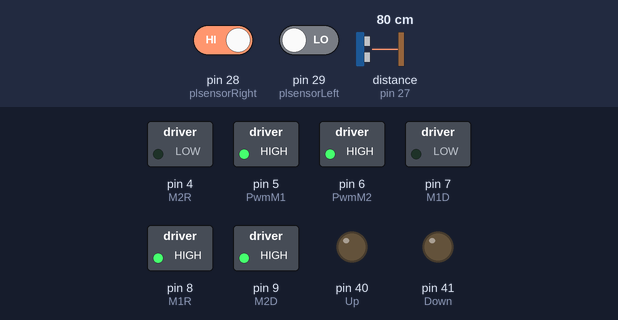
Recording of a sketch running on a simulated Arduino Mega 2560, built with avr-gcc and run on an emulated ATmega2560. Parts: switched loads named in the sketch (green lamp = pin HIGH), output pins drawn as LEDs (lit = HIGH). The inputs (shaded band) are chosen by the test bench; at power-on: distance to the obstacle (sensor on pin 27) 80 cm, pin 28 (plsensorRight) HIGH, pin 29 (plsensorLeft) LOW. The echo pulse lasts 58.3 µs per cm; pins used as bus, display or sensor lines are not drawn.

Above: at 1.2 s.
1.3 s: distance to the obstacle (sensor on pin 27) set to 34 cm
2.8 s: distance to the obstacle (sensor on pin 27) set to 27 cm
At 3.5 s:
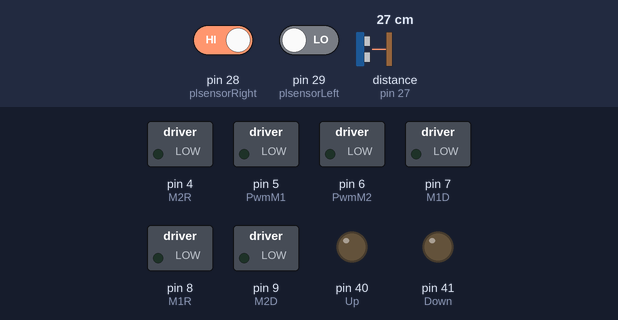
4.3 s: distance to the obstacle (sensor on pin 27) set to 35 cm
At 4.7 s:
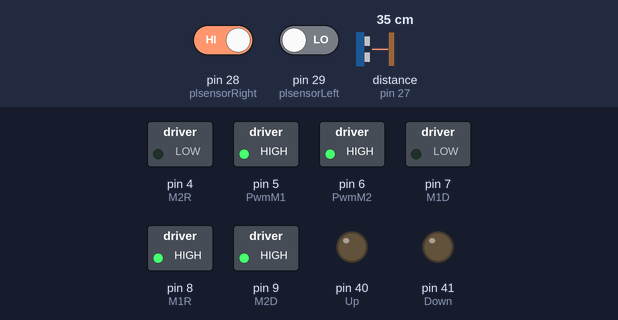
5.8 s: pin 28 (plsensorRight) driven LOW
At 6.8 s:
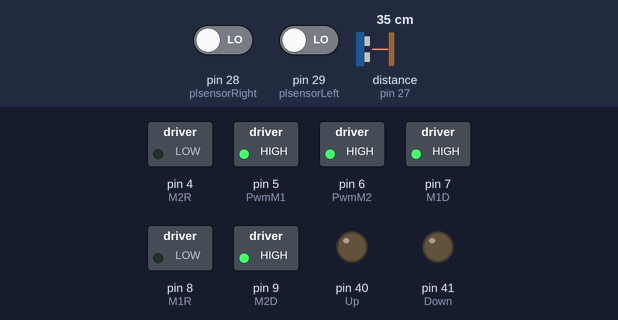
7.3 s: pin 29 (plsensorLeft) driven HIGH
At 8.0 s:
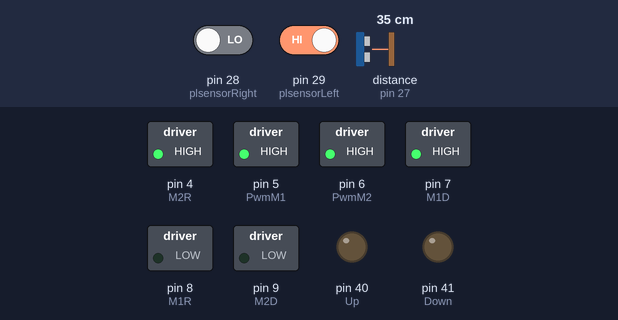
8.8 s: pin 28 (plsensorRight) driven HIGH
At 9.1 s:
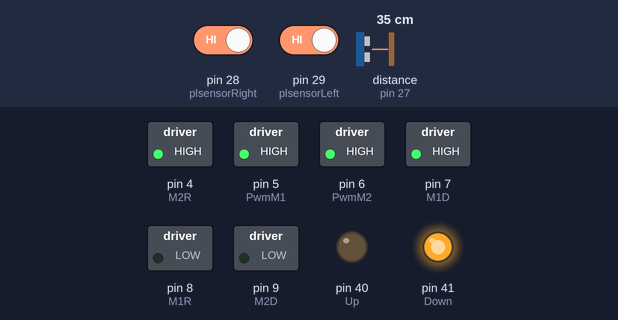
Timing chart, 0 to 20.3 s (numbered marks = the images above; inputs shaded):
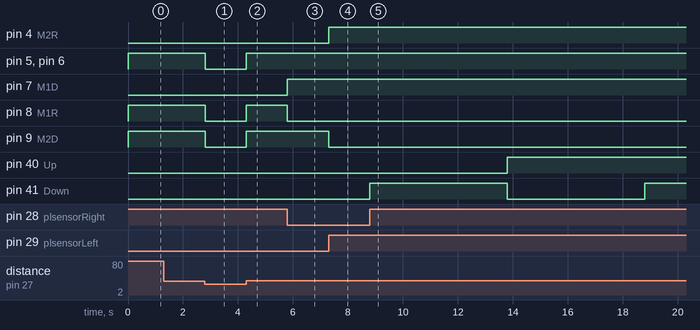

Measured:
- the behaviour switches between 31 and 30 cm on distance to the obstacle (sensor on pin 27) (found by bisection; images 0 and 1)
- after the input at 1.3 s, every drawn part: stays the same
- after the input at 2.8 s, pin 5 (PwmM1), pin 6 (PwmM2), pin 8 (M1R), pin 9 (M2D): HIGH → LOW at once
- after the input at 4.3 s, pin 5 (PwmM1), pin 6 (PwmM2), pin 8 (M1R), pin 9 (M2D): LOW → HIGH at once
- after the input at 5.8 s, pin 7 (M1D): LOW → HIGH at once; pin 8 (M1R): HIGH → LOW at once
- after the input at 7.3 s, pin 4 (M2R): LOW → HIGH at once; pin 9 (M2D): HIGH → LOW at once
- after the input at 8.8 s, pin 40 (Up): LOW → HIGH after 5.0 s; pin 41 (Down): LOW → HIGH at once, → LOW 5.0 s later, → HIGH 5.0 s later

The sketch:

main.ino
```cpp
#include <NewPing.h>

// Definição do sentido de rotação dos motores
#define D 2
#define R 3


// Definição dos pinos dos motores
#define M1D 7
#define M1R 8
#define M2D 9
#define M2R 4
#define PwmM1 5
#define PwmM2 6


// Definicao dos pinos do motor da plataforma
#define Up 40
#define Down 41

//Definição dos pinos dos sensores de linha
const int plsensorRight = 28;
const int plsensorLeft = 29; //Definir o pino
bool sensorRight = 0;
bool sensorLeft = 0;

  //Definição dos pinos dos sensores de cor
  // Left
const int sensorLeftS0 = 30;
const int sensorLeftS1 = 31;
const int sensorLeftS2 = 32;
const int sensorLeftS3 = 33;
const int sensorLeftOUT = 34;

// Right
const int sensorRightS0 = 35;
const int sensorRightS1 = 36;
const int sensorRightS2 = 37;
const int sensorRightS3 = 38;
const int sensorRightOUT = 39;


// Variaveis que armazenam o valor das cores
// Left
int corVermelhoLeft = 0;
int corVerdeLeft = 0;
int corAzulLeft = 0;

// Right
int corVermelhoRight = 0;
int corVerdeRight = 0;
int corAzulRight = 0;


// Sensor de distancia
// Definição dos pinos
#define ptDianteiro 26
#define peDianteiro 27

#define ptDianteiroEsquedo 30
#define peDianteiroEsquedo 31

#define ptDianteiroDireito 28
#define peDianteiroDireito 29

#define ptLateralDireito 24
#define peLateralDireito 45

#define ptLateralEsquerdo 32
#define peLateralEsquerdo 33

#define ptsonarTraseiro 22
#define pesonarTraseiro 23


// Definição da distancia maxima lida pelo sensor
#define maxDistance 200


// Definição das variaveis para o tempo de subida da plataforma
bool isUp = false;
char direction = 'f';
long time = 0;


// Definição da variavel de estado da manobra
bool maneuver = false;

bool isSpin = false;


// Inicialização do sonar para o sensor de distancia
NewPing sonarDianteiro(ptDianteiro, peDianteiro, maxDistance);
NewPing sonarDianteiroEsquedo(ptDianteiroEsquedo, peDianteiroEsquedo, maxDistance);
NewPing sonarDianteiroDireito(ptDianteiroDireito, peDianteiroDireito, maxDistance);
NewPing sonarLateralDireito(ptLateralDireito, peLateralDireito, maxDistance);
NewPing sonarLateralEsquerdo(ptLateralEsquerdo, peLateralEsquerdo, maxDistance);
NewPing sonarTraseiro(ptsonarTraseiro, pesonarTraseiro, maxDistance);


void setup() {
  Serial.begin(9600);
  setupEngine();
  setupSensors();
  pinMode(plsensorRight, INPUT);
  pinMode(plsensorLeft, INPUT);
}

void loop() {
  checkObstacle();
}

void checkColor() {
  // corVermelhoLeft = leitorVermelho(sensorLeftS2, sensorLeftS3, sensorLeftOUT);
  // corVermelhoRight = leitorVermelho(sensorRightS2, sensorRightS3, sensorRightOUT);

  // corVerdeLeft = leitorVerde(sensorLeftS2, sensorLeftS3, sensorLeftOUT);
  // corVerdeRight = leitorVerde(sensorRightS2, sensorRightS3, sensorRightOUT);

  // corAzulLeft = leitorAzul(sensorLeftS2, sensorLeftS3, sensorLeftOUT);
  // corAzulRight = leitorAzul(sensorRightS2, sensorRightS3, sensorRightOUT);

  // if (!maneuver) {
  //   engineON(2, 2);
  // }

  // if (corVermelhoLeft < 185 && corVerdeLeft < 185 && corAzulLeft < 145) {  // Se detectar o lado preto na esquerda e o lado branco na direita

  //   engineON(3, 2);
  // }

  // if (corVermelhoRight < 185 && corVerdeRight < 185 && corAzulRight < 145) {  // Se detectar o lado branco na esquerda e o lado preto na direita
  //   engineON(2, 3);
  // }

  // if ((corVerdeLeft > corAzulLeft && corAzulLeft > corVermelhoLeft && corVermelhoLeft < 60) && (corVerdeRight > corAzulRight && corAzulRight > corVermelhoRight && corVermelhoRight < 60)) {  // Se detectar o vermelho nos dois sensores
  //   engineOFF();
  //   maneuver = true;
  //   platform();
  // }

  // if (maneuver) {
  //   if (corVermelhoRight < 185 && corVerdeRight < 185 && corAzulRight < 145) {
  //     maneuver = false;
  //   }
  //   engineON(3, 2);
  // }
}

// bool checkSides(){
//   returun false;
// }


void checkObstacle() {
  // Serial.println((String)"Dianteiro: "+sonarDianteiro.ping_cm());
  // Serial.println((String)"Dianteiro ESQ: "+sonarDianteiroEsquedo.ping_cm());
  // Serial.println((String)"Dianteiro DIR = "+sonarDianteiroDireito.ping_cm());
  // Serial.println((String)"Lateral DIR= "+sonarLateralDireito.ping_cm());
  // Serial.println((String)"Lateral ESQ = "+sonarLateralEsquerdo.ping_cm());
  // Serial.println((String)"Traseiro = "+sonarTraseiro.ping_cm());
  // delay(100);
  // Serial.println(">>>>>");
  // Serial.println((String) "Dianteiro: " + sonarDianteiro.ping_cm());
  if (sonarDianteiro.ping_cm() <= 30 && sonarDianteiro.ping_cm() >= 1) {
    engineOFF();
  }
  //else if (checkSides()){
  //  engineOFF(); //ajustar direcao
  //}
  else {
    // checkColor();
    //Armazena o valor lido pelos sensores
    sensorRight = digitalRead(plsensorRight);
    sensorLeft = digitalRead(plsensorLeft);

    if (direction == 'f') {
      if(isSpin)
      {
        engineON(2, 3);
        if ((sensorRight == 0) && (sensorLeft == 1))
        {
          isSpin = false;
        }
      }
      if ((sensorRight == 0) && (sensorLeft == 0)) {  // Se detectar na extremidade das faixas duas cores brancas
         engineON(2, 2);
      }
      if ((sensorRight == 1) && (sensorLeft == 0)) {  // Se detectar um lado preto e o outro branco
         engineON(3, 2);
      }
      if ((sensorRight == 0) && (sensorLeft == 1)) {  // Se detectar um lado branco e o outro preto
        engineON(2, 3);
      }
      if((sensorRight == 1) && (sensorLeft == 1)){ //Se os dois lados forem preto
        platform();
      }
    }
    else if (direction == 'b') {
      if ((sensorRight == 0) && (sensorLeft == 0)) {  // Se detectar na extremidade das faixas duas cores brancas
         engineON(2, 2);
      }
      if ((sensorRight == 1) && (sensorLeft == 0)) {  // Se detectar um lado preto e o outro branco
         engineON(2, 3);
      }
      if ((sensorRight == 0) && (sensorLeft == 1)) {  // Se detectar um lado branco e o outro preto
        engineON(3, 2);
      }
      if((sensorRight == 1) && (sensorLeft == 1)){ //Se os dois lados forem preto
        platform();
      }

    }
 }
}
void platform() {
  if (direction == 'f') {
    if (!isUp) {
      time = millis() + 5000;
      isUp = true;
    }
    if (time > millis()) {
      digitalWrite(Down, HIGH);
      digitalWrite(Up, LOW);
    } else {
      isUp = false;
      direction = 'b';
      isSpin = true;
    }

  } else if (direction == 'b') {
    if (!isUp) {
      time = millis() + 5000;
      isUp = true;
    }
    if (time > millis()) {
      digitalWrite(Up, HIGH);
      digitalWrite(Down, LOW);
    } else {
      digitalWrite(Down, HIGH);
    }
  }
}
```

engines.ino
```cpp
void setupEngine(){  // Faz as configuração para a utilização das funções no Sketch
  pinMode(M1D, OUTPUT);
  pinMode(M1R, OUTPUT);
  pinMode(M2D, OUTPUT);
  pinMode(M2R, OUTPUT);
  pinMode(PwmM1, OUTPUT);
  pinMode(PwmM2, OUTPUT);
  pinMode(Up, OUTPUT);
  pinMode(Down, OUTPUT);


  digitalWrite(M1D, LOW);
  digitalWrite(M1R, LOW);
  digitalWrite(M2D, LOW);
  digitalWrite(M2R, LOW);
}

void startEngine(uint8_t motor, uint8_t pwm){
  int i = pwm*.3;
  while (i <= pwm) {
    analogWrite(motor, i);
    delay(200);
    Serial.println(i);
    i = i + pwm*.2;
  }
}

void engineOFF(){
  digitalWrite(M1D, LOW);
  digitalWrite(M1R, LOW);
  digitalWrite(M2D, LOW);
  digitalWrite(M2R, LOW);

  analogWrite(PwmM1, 0);
  analogWrite(PwmM2, 0);
}

void engineON(uint8_t directM1, uint8_t directM2) {
  int pwm = 255;
  if(directM1 == 2) { // 2 = mover para frente
    digitalWrite(M1D, HIGH);
    analogWrite(PwmM1, pwm);
    // startEngine(PwmM1, pwm);
  } else {
    digitalWrite(M1D, LOW);
  }

  if(directM1 == 3) { // 3 = mover para frente
    digitalWrite(M1R, HIGH);
    analogWrite(PwmM1, pwm);
    // startEngine(PwmM1, pwm);
  } else{
    digitalWrite(M1R, LOW);
  }
  // ---------------------------------------
  if(directM2 == 2) { // 2 = mover para frente
    digitalWrite(M2D, HIGH);
    analogWrite(PwmM2, pwm);
    // startEngine(PwmM2, pwm);
  } else {
    digitalWrite(M2D, LOW);
  }

  if(directM2 == 3) { // 3 = mover para frente
    digitalWrite(M2R, HIGH);
    analogWrite(PwmM2, pwm);
    // startEngine(PwmM2, pwm);
  } else {
    digitalWrite(M2R, LOW);
  }
}

void testEngines() {
  // // Move para frente
  // MoveFront();
  // delay(1500);
  // engineOFF();

  // delay(2000);

  // // Move para tras
  // MoveBack();
  // delay(1500);
  // engineOFF();

  // delay(2000);

  // // Move para o lado direito
  // engineON(2, 3);
  // delay(1500);
  // engineOFF();

  // delay(2000);

  // // Move para o lado esquerdo
  // engineON(3, 2);
  // delay(1500);
  // engineOFF();

  // delay(2000);

  // digitalWrite(Up, LOW);
  // delay(3000);
  // digitalWrite(Up, HIGH);
  // digitalWrite(Down, LOW);
  // delay(3000);
  // digitalWrite(Down, HIGH);
}
```

sensors.ino
```cpp
void setupSensors(){
  pinMode(sensorLeftS0, OUTPUT); // Pino S0 configurado como saida
  pinMode(sensorLeftS1, OUTPUT); // Pino S1 configurado como saida
  pinMode(sensorLeftS2, OUTPUT); // Pino S2 configurado como saida
  pinMode(sensorLeftS3, OUTPUT); // Pino S3 configurado como saida
  pinMode(sensorLeftOUT, INPUT); // Pino OUT configurado como entrada

  pinMode(sensorRightS0, OUTPUT); // Pino S0 configurado como saida
  pinMode(sensorRightS1, OUTPUT); // Pino S1 configurado como saida
  pinMode(sensorRightS2, OUTPUT); // Pino S2 configurado como saida
  pinMode(sensorRightS3, OUTPUT); // Pino S3 configurado como saida
  pinMode(sensorRightOUT, INPUT); // Pino OUT configurado como entrada

  // CONFIGURA ESCALA DE LEITURA PARA 20%
  digitalWrite(sensorLeftS0,HIGH); // Inicia o codigo com o pino S0 em nivel alto
  digitalWrite(sensorLeftS1,LOW); // Inicia o codigo com o pino S1 em nivel baixo

  digitalWrite(sensorRightS0,HIGH); // Inicia o codigo com o pino S0 em nivel alto
  digitalWrite(sensorRightS1,LOW); // Inicia o codigo com o pino S1 em nivel baixo
}

int leitorVermelho(int sensorS2, int sensorS3, int sensorOUT){
  int cor = 0;
  int leitorVermelho = 0;

  //CONFIGURA LEITOR PARA VERMELHO
  digitalWrite(sensorS2,LOW);
  digitalWrite(sensorS3,LOW);

  if(digitalRead(sensorOUT) == HIGH){ // Verifica o nivel logico no pino OUT do sensor
    leitorVermelho = pulseIn(sensorOUT, LOW);
    cor = leitorVermelho; // Le duracao do pulso na saida
  } else {
    leitorVermelho = pulseIn(sensorOUT, HIGH);
    cor = leitorVermelho; // Le duracao do pulso na saida
  }
  return cor;
}

int leitorVerde(int sensorS2, int sensorS3, int sensorOUT){
  int cor = 0;
  int leitorVerde = 0;

  //CONFIGURA LEITOR PARA VERDE
  digitalWrite(sensorS2,HIGH);
  digitalWrite(sensorS3,HIGH);

  if(digitalRead(sensorOUT) == HIGH){ // Verifica o nivel logico no pino OUT do sensor
    leitorVerde = pulseIn(sensorOUT, LOW);
    cor = leitorVerde; // Le duracao do pulso na saida
  } else {
    leitorVerde = pulseIn(sensorOUT, HIGH);
    cor = leitorVerde ; // Le duracao do pulso na saida
  }
  return cor;
}

int leitorAzul(int sensorS2, int sensorS3, int sensorOUT){
  int cor = 0;
  int leitorAzul = 0;

  //CONFIGURA LEITOR PARA AZUL
  digitalWrite(sensorS2,LOW);
  digitalWrite(sensorS3,HIGH);

  if(digitalRead(sensorOUT) == HIGH){ // Verifica o nivel logico no pino OUT do sensor
    leitorAzul = pulseIn(sensorOUT, LOW);
    cor = leitorAzul; // Le duracao do pulso na saida
  } else {
    leitorAzul = pulseIn(sensorOUT, HIGH);
    cor = leitorAzul; // Le duracao do pulso na saida
  }
  return cor;
}

//  if(corVermelho>185 && corVerde>185 && corAzul>145){Serial.println("preto");}//SE PRETO

//  if(corVermelho<40 && corVerde<40 && corAzul<40){Serial.println("branco");}//SE BRANCO

//  if(corVerde>corAzul && corAzul>corVermelho && corVermelho<60){Serial.println("vermelho");}// SE VERMELHO

//  if(corVermelho>corVerde && corVerde>corAzul && corAzul<60){Serial.println("azul");}// SE AZUL
```
